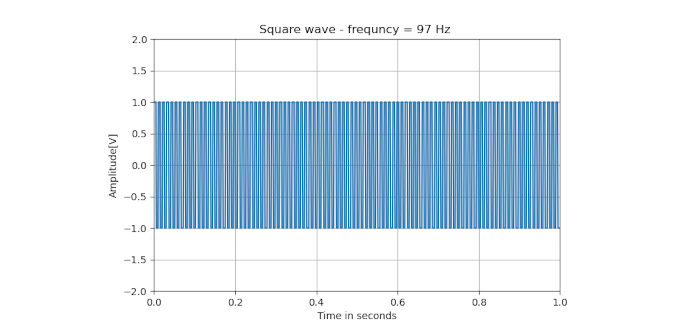

Recreate this plot in Python.
from scipy import signal
import matplotlib.pyplot as plt
import numpy as np

# Initializing wave
wave = np.linspace(0, 1, 1000, endpoint=True)

# Plots a wave of frequncy 97
plt.plot(wave, signal.square(2 * np.pi * 97 * wave))

# Creats title,labels, grid and limits to axes
plt.title('Square wave - frequncy = 97 Hz ')
plt.xlabel('Time in seconds')
plt.ylabel('Amplitude[V]')
plt.grid(True, which='both')
plt.xlim(0, 1.0)
plt.ylim(-2, 2)

# Draws graph
plt.show()
